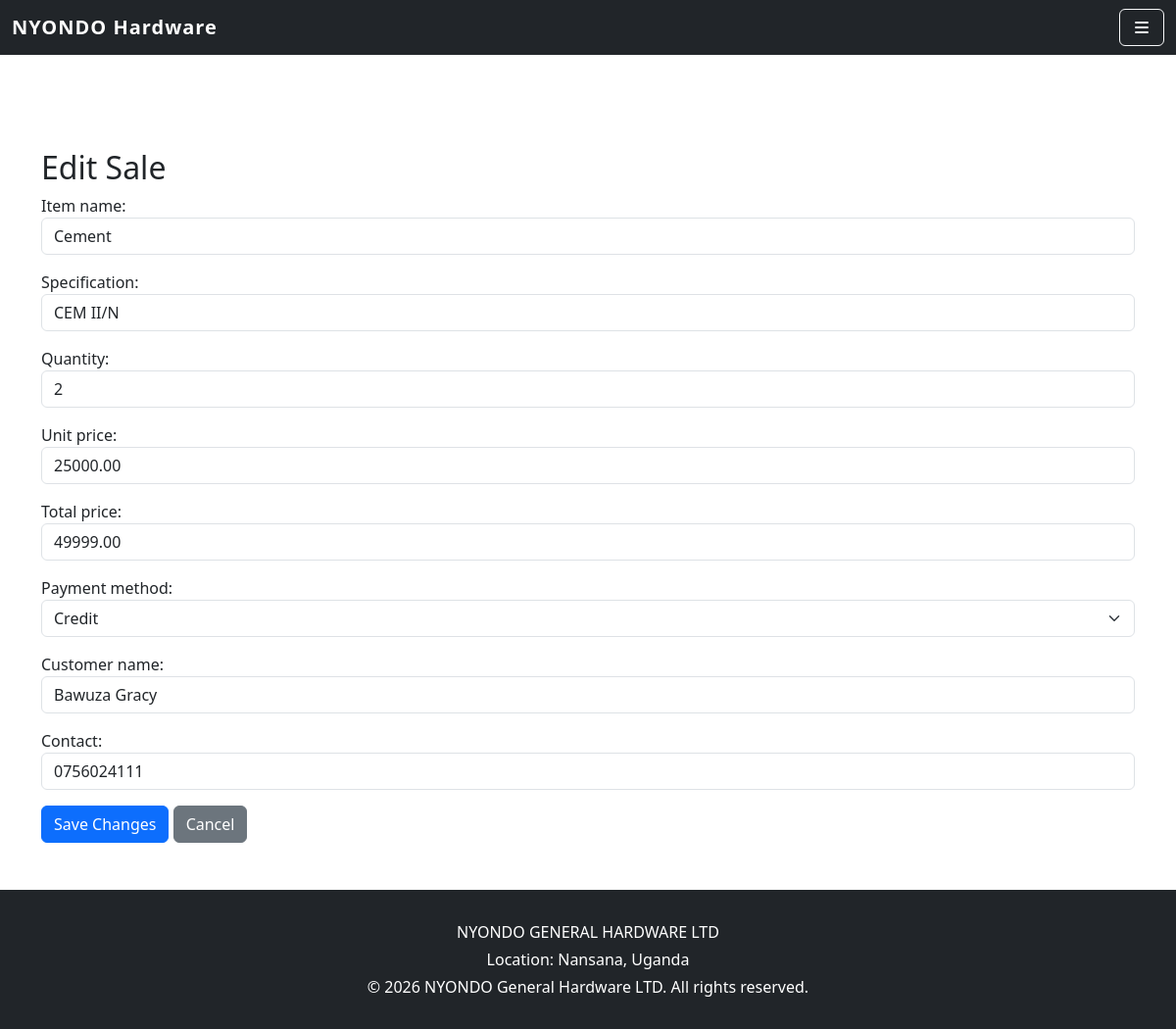
The page /sales/1/edit/ on the database as committed earlier.
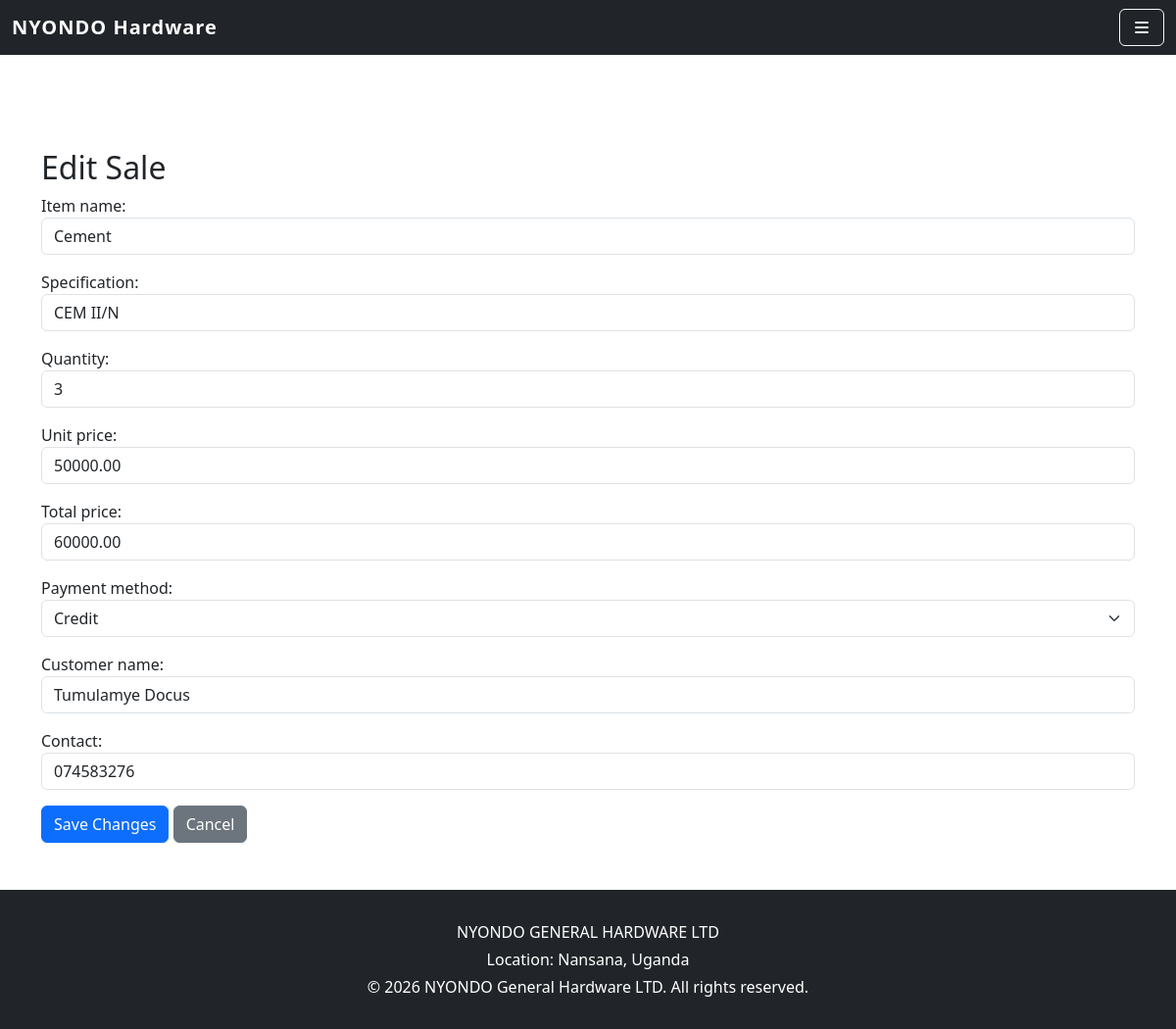
The same page on the database as committed later.
### dupapp/models.py (models this page shows, shortened)
class Sale(models.Model):
    distance_km = models.IntegerField(default=0)
    transport_cost = models.DecimalField(max_digits=10, decimal_places=2, default=0)
    ITEM_NAME_CHOICES = [
        ('Cement', 'Cement'),
        ('Iron Bar', 'Iron Bar'),
        ('Nails', 'Nails'),
        ('Roofing Nails (5kg)', 'Roofing Nails (5kg)'),
        ('Wheelbarrow', 'Wheelbarrow'),
        ('Wire Mesh', 'Wire Mesh'),
        ('Barbed Wire', 'Barbed Wire'),
        ('Iron Sheets', 'Iron Sheets'),
    ]
    SPECIFICATION_CHOICES = [
        ('CEM II/N', 'CEM II/N'),
        ('CEM III/N', 'CEM III/N'),
        ('10mm', '10mm'),
        ('12mm', '12mm'),
        ('16mm', '16mm'),
        ('1 inch', '1 inch'),
        ('3 inch', '3 inch'),
        ('4 inch', '4 inch'),
        ('5 inch', '5 inch'),
        ('Roofing Nails 5kg', 'Roofing Nails 5kg'),
        ('Wheelbarrow', 'Wheelbarrow'),
        ('Wire Mesh', 'Wire Mesh'),
        ('High Tensile', 'High Tensile'),
        ('Low Tensile', 'Low Tensile'),
        ('Gauge 28', 'Gauge 28'),
        ('Gauge 30', 'Gauge 30'),
        ('Gauge 32', 'Gauge 32'),
    ]
    PAYMENT_METHOD_CHOICES = [
        ('Cash', 'Cash'),
        ('Credit', 'Credit'),
        ('Mobile', 'Mobile Money'),
    ]
    item_name = models.CharField(max_length=50, choices=ITEM_NAME_CHOICES)
    specification = models.CharField(max_length=100, blank=True, choices=SPECIFICATION_CHOICES)
    quantity = models.IntegerField()
    unit_price = models.DecimalField(max_digits=10, decimal_places=2)
    total_price = models.DecimalField(max_digits=10, decimal_places=2)
    payment_method = models.CharField(max_length=20, choices=PAYMENT_METHOD_CHOICES)
    customer_name = models.CharField(max_length=100)
    contact =  models.CharField(max_length=15)
    receipt_number = models.CharField(max_length=20, unique=True)
    date = models.DateTimeField(auto_now_add=True)

### dupapp/views.py (the view)
# urls.py: path("sales/<int:sale_id>/edit/", views.edit_sale, name="edit_sale"),
def edit_sale(request, sale_id):
    sale = get_object_or_404(Sale, id=sale_id)
    if request.method == "POST":
        form = SaleForm(request.POST, instance=sale)
        if form.is_valid():
            form.save()
            return redirect("sales_dashboard")
    else:
        form = SaleForm(instance=sale)  # pre-fill with current values
    return render(request, "edit_sale.html", {"form": form, "sale": sale})

### dupapp/forms.py
class SaleForm(forms.ModelForm):
    class Meta:
        model = Sale
        fields = [
            "item_name",
            "specification",
            "quantity",
            "unit_price",
            "total_price",
            "payment_method",
            "customer_name",
            "contact",
        ]
        widgets = {
            "item_name": forms.TextInput(attrs={"class": "form-control"}),
            "specification": forms.TextInput(attrs={"class": "form-control"}),
            "quantity": forms.NumberInput(attrs={"class": "form-control"}),
            "unit_price": forms.NumberInput(attrs={"class": "form-control"}),
            "total_price": forms.NumberInput(attrs={"class": "form-control"}),
            "payment_method": forms.Select(attrs={"class": "form-select"}),
            "customer_name": forms.TextInput(attrs={"class": "form-control"}),
            "contact": forms.TextInput(attrs={"class": "form-control"}),
        }

### dupapp/templates/edit_sale.html (shortened to what this page needs)
{% extends 'base_sales.html' %}
{% block content %}
<div class="container mt-5 pt-5">
  <h2>Edit Sale</h2>
  <form method="POST">
    {{ form.as_p }}
    <button type="submit" class="btn btn-primary">Save Changes</button>
    <a href="{% url 'sales_dashboard' %}" class="btn btn-secondary">Cancel</a>
  </form>
</div>
{% endblock %}

Rows that differ between the two databases and show on the page:
changed Sale "Cement": quantity "2" → "3"; unit_price "25000.00" → "50000.00"; total_price "49999.00" → "60000.00"; customer_name "Bawuza Gracy" → "Tumulamye Docus"; contact "0756024111" → "074583276"
